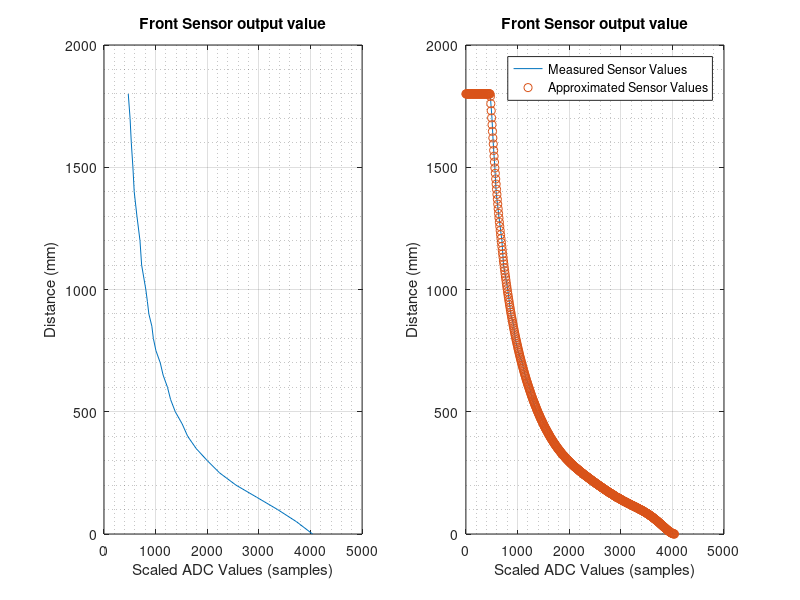

The MATLAB script that drew this image: (Note: this script raises an error after producing the figure.)
% CREATE A FINE POLYNOME 
clc; clear all; hold off; close all;

table_size = 512;
lut_factor = 4096 / table_size;
sensorOutput = [2.75 2.55 2 1.55 1.25 1.05 0.9 0.8 0.725 0.65 0.6 0.55 0.5 0.495 0.49];        % Just an initial characteristic curve of the infrared sensor
ADCchange = 4096 / max(2.75);
%adcOutput_front = [4095 3833 3378 2940 2521 2197 1918 1735 1562 1402 1315 1207 1117,...
%    1062 979 922 867 812 786 720 693 635 579 541 495 463]./lut_factor;                         % MEASURED ADC Values of your measured distances

% adcOutput_front = [4067 3730 3363 2958 2582 2262 2002 1813 1646 1508 1401 1296 1230 1151 1088 1039 979 933 901 866 811 779 727 667 642 618 552 530 528]
adcOutput_front = [4040 3731 3363 2961 2556 2239 2001 1784 1620 1515 1381 1290 1230 1145 1090 1006 956 927 869 841 810 729 697 638 585 560 529 505 470]
relatedDistance_mm_front = [0 5 10 15 20 25 30 35 40 45 50 55 60 65 70 75 80 85 90 95 100 110 120 130 140 150 160 170 180] * 10; % HERE you could store your measured distance values


[p_front,s_front] = polyfit(adcOutput_front, relatedDistance_mm_front, 8);          % Fits a polynom of order-n to your input values 
x_front = linspace(0,floor(max(adcOutput_front)),table_size);                       % Just create ADC Values in order to plot the results of the polynome

f_front = floor(polyval(p_front,x_front));                                          % Calculates your results, taking into account the measured values and the already stored polynome

% f_front(f_front>512) = 512;                                                       % Just uses ADC lower or equal to 4096
%f_front(x_front<floor(min(adcOutput_front))) = max(relatedDistance_mm_front);     % THERE ARE NO NEGATIVE ADC results
f_front(f_front>max(relatedDistance_mm_front)) = max(relatedDistance_mm_front);

figure(1)
subplot(1,2,1)
plot(adcOutput_front,relatedDistance_mm_front);                 
hold on;
%plot(x_front,f_front,'o')

title('Front Sensor output value');
xlabel('Scaled ADC Values (samples)');
ylabel('Distance (mm)');
grid on; grid minor;

subplot(1,2,2)
plot(adcOutput_front,relatedDistance_mm_front);                 
hold on;
plot(x_front,f_front,'o')

legend('Measured Sensor Values','Approximated Sensor Values');

title('Front Sensor output value');
xlabel('Scaled ADC Values (samples)');
ylabel('Distance (mm)');
grid on; grid minor;
X_front = table(x_front',f_front');

fprintf('unsigned short ir_front[%i] = {', table_size);
for idx = 1:table_size
    fprintf(num2str(f_front(idx)));
    if idx < table_size
        fprintf(',');
    end
end
fprintf('};\n');